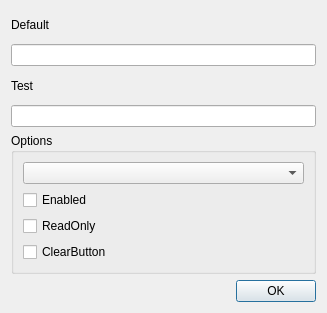
<?xml version="1.0" encoding="UTF-8"?>
<ui version="4.0">
 <class>Dialog</class>
 <widget class="QDialog" name="Dialog">
  <property name="geometry">
   <rect>
    <x>0</x>
    <y>0</y>
    <width>327</width>
    <height>313</height>
   </rect>
  </property>
  <property name="windowTitle">
   <string>Dialog</string>
  </property>
  <layout class="QVBoxLayout" name="verticalLayout_2">
   <item>
    <widget class="QLabel" name="label">
     <property name="text">
      <string>Default</string>
     </property>
    </widget>
   </item>
   <item>
    <widget class="QLineEdit" name="txtDefault"/>
   </item>
   <item>
    <widget class="QLabel" name="label_2">
     <property name="text">
      <string>Test</string>
     </property>
    </widget>
   </item>
   <item>
    <widget class="QLineEdit" name="txtTest"/>
   </item>
   <item>
    <widget class="QGroupBox" name="groupBox">
     <property name="title">
      <string>Options</string>
     </property>
     <layout class="QVBoxLayout" name="verticalLayout">
      <item>
       <widget class="QComboBox" name="cmbEcho"/>
      </item>
      <item>
       <widget class="QCheckBox" name="chkEnabled">
        <property name="text">
         <string>Enabled</string>
        </property>
       </widget>
      </item>
      <item>
       <widget class="QCheckBox" name="chkReadOnly">
        <property name="text">
         <string>ReadOnly</string>
        </property>
       </widget>
      </item>
      <item>
       <widget class="QCheckBox" name="chkClearButton">
        <property name="text">
         <string>ClearButton</string>
        </property>
       </widget>
      </item>
     </layout>
    </widget>
   </item>
   <item>
    <widget class="QDialogButtonBox" name="buttonBox">
     <property name="standardButtons">
      <set>QDialogButtonBox::Ok</set>
     </property>
    </widget>
   </item>
  </layout>
 </widget>
 <resources/>
 <connections/>
</ui>
